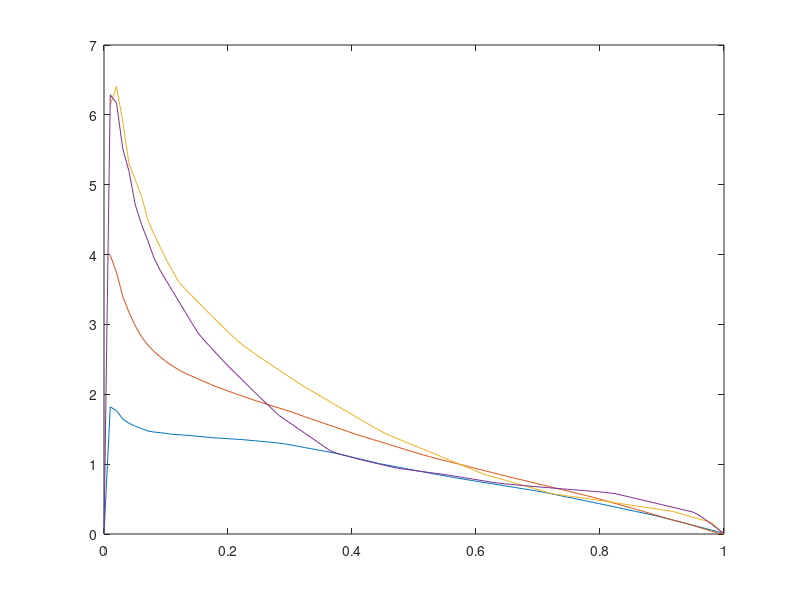

This chart was generated by the following MATLAB code:
% This scipt is used for the post-processing of data obtained by manual
% extraction od datapoints with the website www.graphreader.com/v2.
% In particular it is necessary to interpolate the upper and lower pressure
% coefficients values at the same query points and calculate the respective
% differences. Successively all the curves are saved in the data.mat file
% that is then used by all other functions for plotting.


close all
clear 
clc

% Cl-alphas curves for different ride heights
cl04=[-3,-2,-1,0,1,2,3,4,5,6,7,8,9,10,11,12,13,14,15,16,17,18,19;0.0498,0.2009,0.3333,0.4644,0.597,0.7297,0.8385,0.9468,1.0517,1.1558,1.241,1.3257,1.4,1.4723,1.5155,1.5579,1.5871,1.6162,1.6281,1.6388,1.6366,1.6317,1.5885];
cl06=[-3,-2,-1,0,1,2,3,4,5,6,7,8,9,10,11,12,13,14,15,16,17,18,19;0.1009,0.2304,0.3528,0.4752,0.596,0.7169,0.8189,0.9206,1.0199,1.1191,1.2097,1.3003,1.3711,1.4417,1.5081,1.5709,1.5898,1.6088,1.6287,1.6467,1.6296,1.6124,1.5884];
cl08=[-3,-2,-1,0,1,2,3,4,5,6,7,8,9,10,11,12,13,14,15,16,17,18,19;0.1242,0.2465,0.3601,0.4737,0.5866,0.6996,0.8025,0.9052,1.0037,1.1019,1.1935,1.2851,1.3747,1.4631,1.5206,1.5759,1.6032,1.6304,1.6437,1.6557,1.6447,1.6338,1.6229];
cl1=[-4,-3,-2,-1,0,1,2,3,4,5,6,7,8,9,10,11,12,13,14,15,16,17,18,19;-0.0081,0.1192,0.2465,0.3608,0.4752,0.591,0.7067,0.8103,0.9138,1.0165,1.1191,1.2108,1.3022,1.3774,1.4523,1.5231,1.5939,1.6344,1.674,1.6961,1.7165,1.7059,1.6954,1.6611];
clinf=[-4,-3,-2,-1,0,1,2,3,4,5,6,7,8,9,10,11,12,13,14,15,16,17,18,19;0,0.1249,0.2422,0.3638,0.4849,0.5923,0.6997,0.8037,0.908,1.0238,1.1389,1.236,1.333,1.4258,1.5185,1.6005,1.6824,1.7422,1.7984,1.8263,1.8362,1.8056,1.7711,1.6983];


% Pressure coefficient curves (upper and lower surfaces) for angles of
% attack 4, 8, 16, 18 (those present in the paper)
cpinflow4 = [0	-0.0397
            0.0065	0.8118
            0.0108	0.7033
            0.0194	0.5823
            0.0258	0.457
            0.0441	0.3235
            0.0742	0.2191
            0.1097	0.1816
            0.1731	0.169
            0.2925	0.1816
            0.4108	0.1816
            0.5312	0.1732
            0.6667	0.1732
            0.8054	0.1732
            0.9194	0.1649
            1	0.1565]';

cpinfup4 = [0	-0.0397
            0.0032	-0.649
            0.0075	-1.0623
            0.0108	-1.1082
            0.014	-1.1541
            0.0172	-1.1917
            0.029	-1.2209
            0.0473	-1.2417
            0.0624	-1.2417
            0.0914	-1.2501
            0.1333	-1.2376
            0.1828	-1.2042
            0.2258	-1.175
            0.2871	-1.1165
            0.371	-0.9788
            0.4441	-0.8285
            0.5688	-0.6282
            0.7054	-0.432
            0.8882	-0.0981
            1.0049	0.1565]';

cpinflow8 = [0.0024	-0.9065
            0.0041	-0.3111
            0.0065	0.3645
            0.0106	1.0401
            0.0228	0.9771
            0.0326	0.8683
            0.0554	0.6908
            0.0839	0.5649
            0.127	0.4676
            0.1678	0.4332
            0.2394	0.3817
            0.3241	0.3473
            0.4055	0.3244
            0.5049	0.2844
            0.5782	0.2729
            0.6694	0.2557
            0.7695	0.2328
            0.8567	0.2099
            0.9324	0.1813
            0.9976	0.1126
            1	0.124]';

cpinfup8 = [0.0024	-0.9065
            0.0033	-3.0076
            0.0057	-3.1164
            0.0147	-2.9447
            0.0179	-2.813
            0.0277	-2.5496
            0.035	-2.4294
            0.0472	-2.2805
            0.066	-2.1031
            0.1059	-1.9141
            0.1824	-1.6794
            0.3037	-1.3874
            0.4072	-1.1011
            0.535	-0.8034
            0.6515	-0.563
            0.7883	-0.2996
            0.9169	-0.0134
            0.9862	0.1011
            1	0.124]';

cpinflow16 = [0.001	-4.3922
            0.0136	0.2092
            0.023	0.8023
            0.0607	1.018
            0.1016	0.8382
            0.1707	0.7124
            0.2534	0.6046
            0.333	0.5327
            0.4335	0.4428
            0.5393	0.3889
            0.6377	0.335
            0.8063	0.2271
            0.9162	0.1193
            0.9791	0.0114
            1	-0.1503]';

cpinfup16 = [0.001	-4.3922
            0.0021	-9.2451
            0.0084	-7.4657
            0.0188	-5.884
            0.0387	-4.4461
            0.0723	-3.4755
            0.1215	-2.7925
            0.2178	-2.0915
            0.3183	-1.5882
            0.4565	-0.9951
            0.6115	-0.5098
            0.7236	-0.2941
            0.8178	-0.2402
            0.9204	-0.2042
            0.9613	-0.1683
            1	-0.1503]';

cpinflow18 = [0	-5.0071
            0.0073	-1.2429
            0.022	0.4149
            0.0419	0.844
            0.0639	0.922
            0.1058	0.8245
            0.1602	0.7074
            0.2429	0.6099
            0.3298	0.5319
            0.4157	0.4539
            0.5497	0.3759
            0.689	0.2589
            0.8241	0.1613
            0.9497	-0.0727
            1.001	-0.2872]';

cpinfup18 = [0	-5.0071
            0.001	-10.273
            0.0084	-7.4255
            0.0272	-5.0851
            0.0534	-3.6809
            0.0838	-2.9982
            0.1508	-2.1596
            0.1969	-1.7695
            0.2817	-1.1259
            0.3675	-0.6773
            0.4723	-0.5213
            0.6356	-0.4238
            0.799	-0.4238
            0.9613	-0.3848
            1.001	-0.2872]';

% Build interpolants and functions required for Thin Airfoil Theory and
% Potential Flow

% Interpolation points
n = 100;
x = linspace(0, 1, n);

% Interpolation method
method = "linear";

% Interpolate lower surface
cpinflow4 = interp1(cpinflow4(1, :), cpinflow4(2, :), x, method);
cpinflow8 = interp1(cpinflow8(1, :), cpinflow8(2, :), x, method);
cpinflow16 = interp1(cpinflow16(1, :), cpinflow16(2, :), x, method);
cpinflow18 = interp1(cpinflow18(1, :), cpinflow18(2, :), x , method);

% Interpolate upper surface
cpinfup4 = interp1(cpinfup4(1, :), cpinfup4(2, :), x, method);
cpinfup8 = interp1(cpinfup8(1, :), cpinfup8(2, :), x, method);
cpinfup16 = interp1(cpinfup16(1, :), cpinfup16(2, :), x, method);
cpinfup18 = interp1(cpinfup18(1, :), cpinfup18(2, :), x , method);

% Differential pressure coefficients
DCp_4 =  [x; cpinflow4-cpinfup4];
DCp_8 =  [x; cpinflow8-cpinfup8];
DCp_16 = [x; cpinflow16-cpinfup16];
DCp_18 = [x; cpinflow18-cpinfup18];

% Simple plot as sanity check
plot(DCp_4(1, :), DCp_4(2, :))
hold on
plot(DCp_8(1, :), DCp_8(2, :))
plot(DCp_16(1, :), DCp_16(2, :))
plot(DCp_18(1, :), DCp_18(2, :))


% Build data structure
data.DCp_4 = DCp_4;
data.DCp_8 = DCp_8;
data.DCp_16 = DCp_16;
data.DCp_18 = DCp_18;
data.cl04 = cl04;
data.cl08 = cl08;
data.cl1 = cl1;
data.clinf = clinf;

% Save data structure
save("data.mat", "data");
